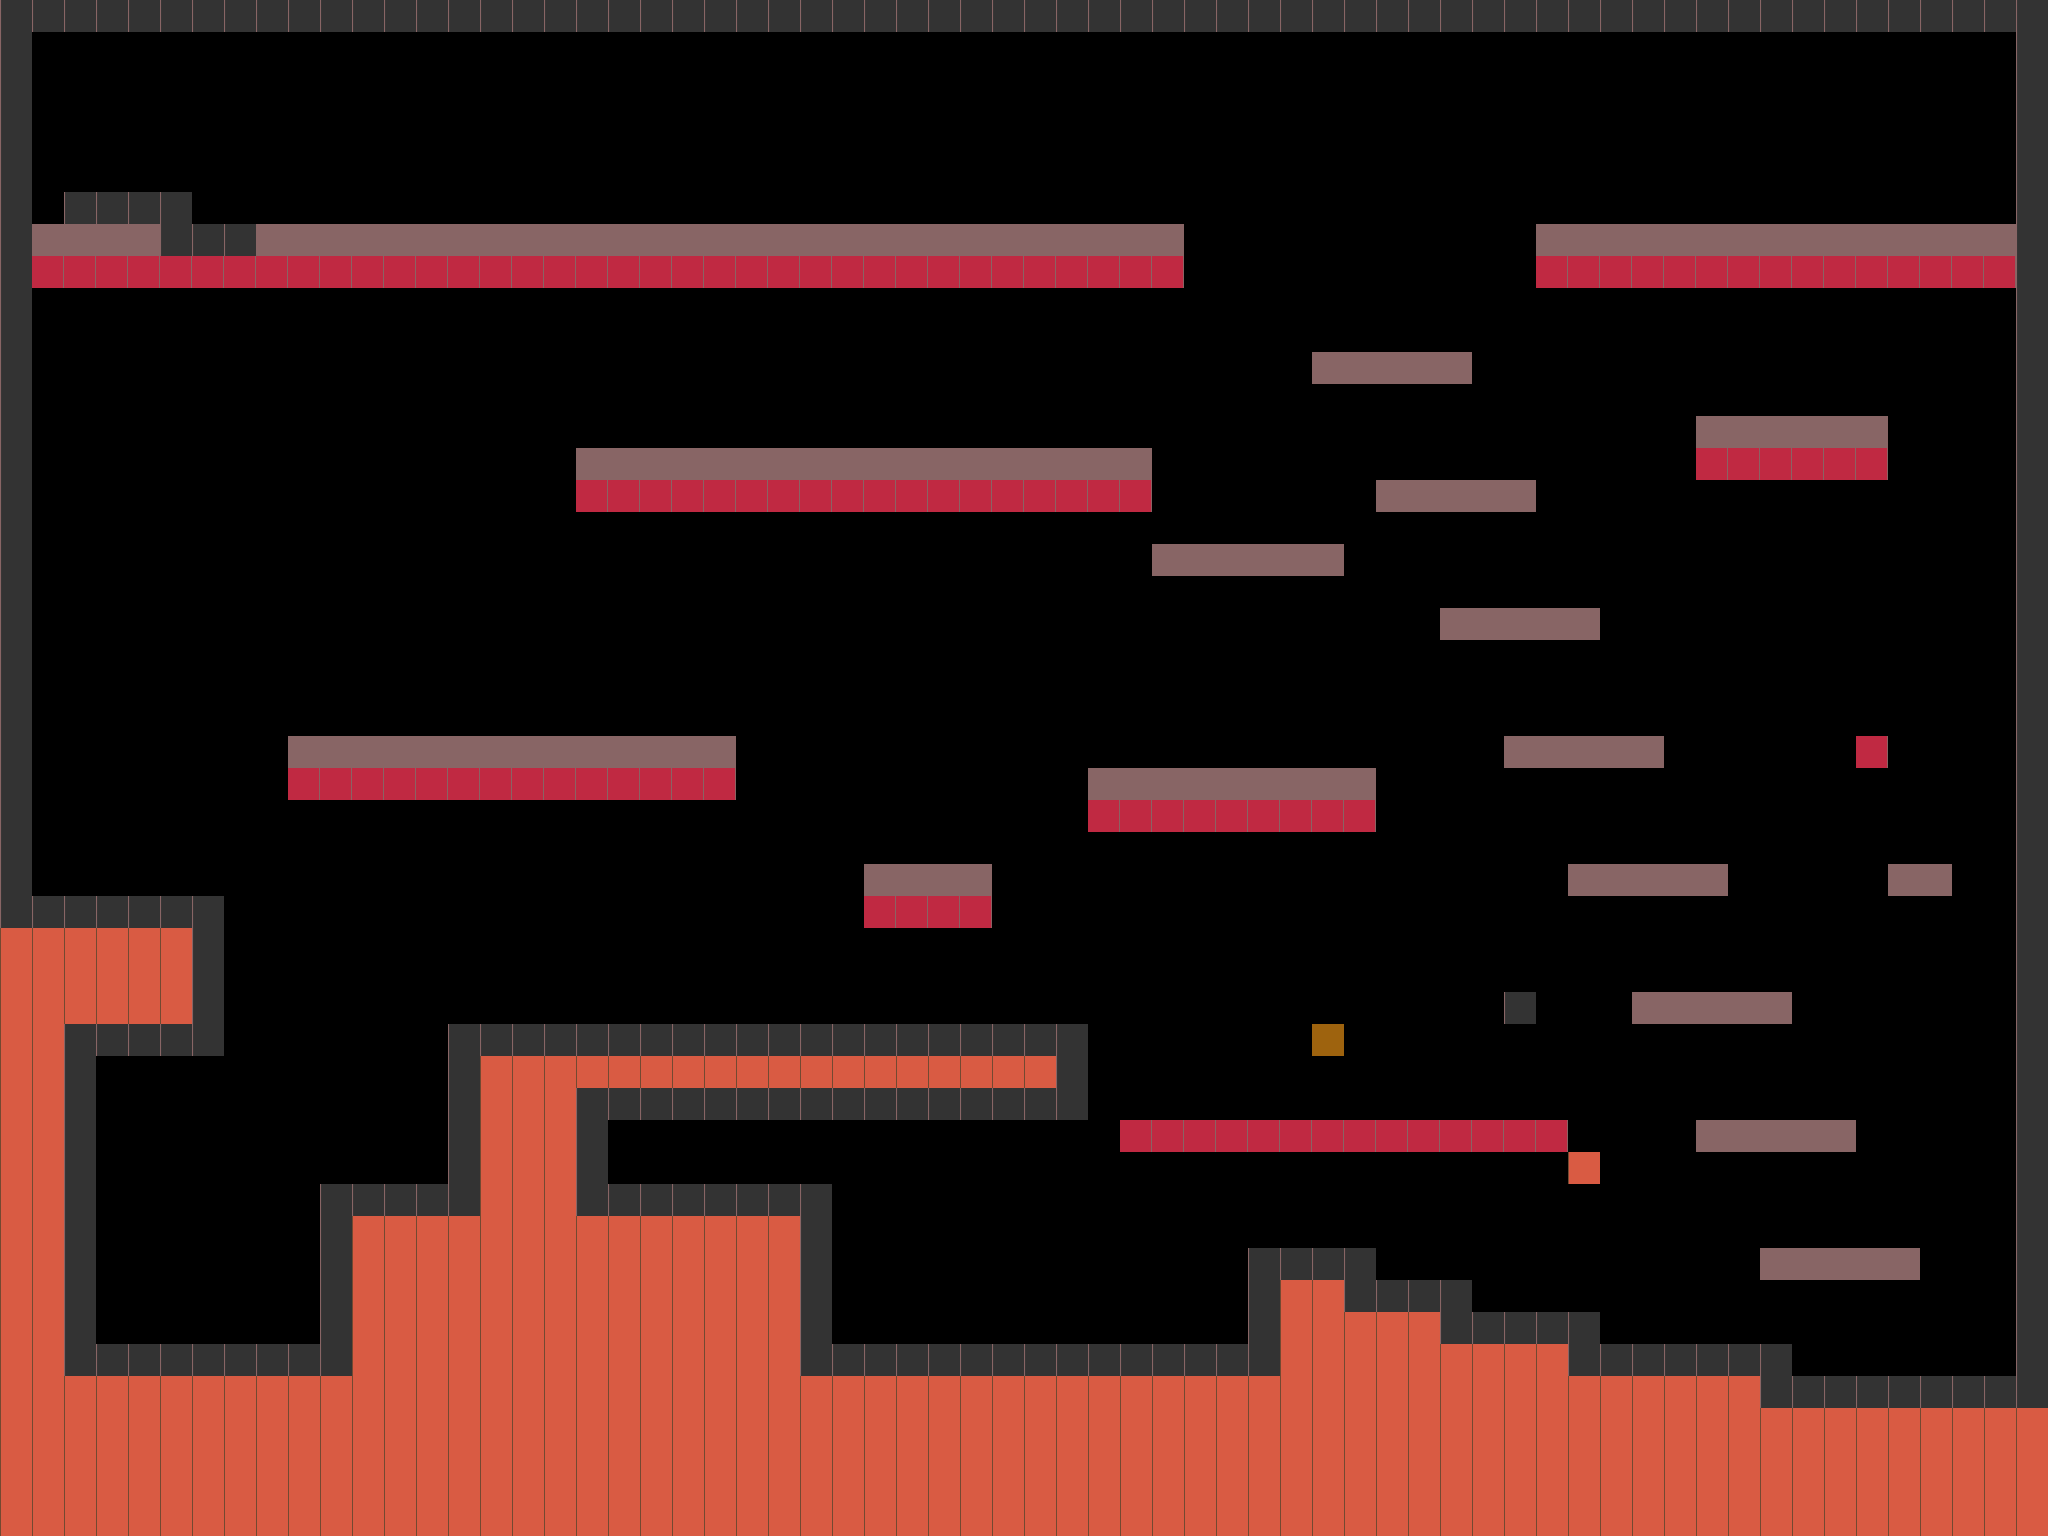

Below is a game level as drawn by its tile map, then a one-line description and the .tmx that defines it (tile-layer data replaced by summaries):
An orthogonal 64x48 tile map with 32x32 px tiles, 1 tile layer (background) and 16 objects (8x treasure, 7x monster, player).

<map version="1.2" tiledversion="1.3.2" orientation="orthogonal" renderorder="right-down" compressionlevel="0" width="64" height="48" tilewidth="32" tileheight="32" infinite="0" backgroundcolor="#000000" nextlayerid="3" nextobjectid="18">
 <tileset firstgid="1" name="tiles" tilewidth="32" tileheight="32" tilecount="5" columns="5">
  <image source="tiles.png" width="160" height="32" />
 </tileset>
 <layer id="1" name="background" width="64" height="48">
  <data>[3072 cells, 1017 non-empty, 5 distinct tile ids]</data>
 </layer>
 <objectgroup id="2" name="Object Layer 1">
  <object id="1" name="player" type="player" x="96" y="441.252" width="63.7028" height="70.7479" />
  <object id="2" name="monster" type="monster" x="64" y="192" width="32" height="32">
   <properties>
    <property name="maxdx" value="10" />
    <property name="right" value="true" />
   </properties>
  </object>
  <object id="3" name="monster" type="monster" x="1120" y="416" width="32" height="32">
   <properties>
    <property name="left" value="true" />
    <property name="maxdx" value="4" />
   </properties>
  </object>
  <object id="4" name="monster" type="monster" x="1632" y="832" width="32" height="32">
   <properties>
    <property name="left" value="true" />
    <property name="maxdx" value="4" />
   </properties>
  </object>
  <object id="5" name="monster" type="monster" x="1056" y="1312" width="32" height="32">
   <properties>
    <property name="maxdx" value="6" />
    <property name="right" value="true" />
   </properties>
  </object>
  <object id="6" name="monster" type="monster" x="640" y="992" width="32" height="32">
   <properties>
    <property name="left" value="true" />
    <property name="maxdx" value="4" />
   </properties>
  </object>
  <object id="7" name="treasure" type="treasure" x="192" y="864" width="32" height="32" />
  <object id="8" name="treasure" type="treasure" x="96" y="1312" width="32" height="32" />
  <object id="9" name="treasure" type="treasure" x="1856" y="384" width="32" height="32" />
  <object id="10" name="treasure" type="treasure" x="704" y="416" width="32" height="32" />
  <object id="11" name="treasure" type="treasure" x="1681.06" y="181.432" width="32" height="32" />
  <object id="12" name="treasure" type="treasure" x="608" y="1152" width="32" height="32" />
  <object id="13" name="monster" type="monster" x="1216" y="736" width="32" height="32">
   <properties>
    <property name="maxdx" value="10" />
    <property name="right" value="true" />
   </properties>
  </object>
  <object id="14" name="monster" type="monster" x="1856" y="1344" width="32" height="32">
   <properties>
    <property name="maxdx" value="10" />
    <property name="right" value="true" />
   </properties>
  </object>
  <object id="16" name="treasure" type="treasure" x="32" y="192" width="32" height="32" />
  <object id="17" name="treasure" type="treasure" x="1984" y="1344" width="32" height="32" />
 </objectgroup>
</map>